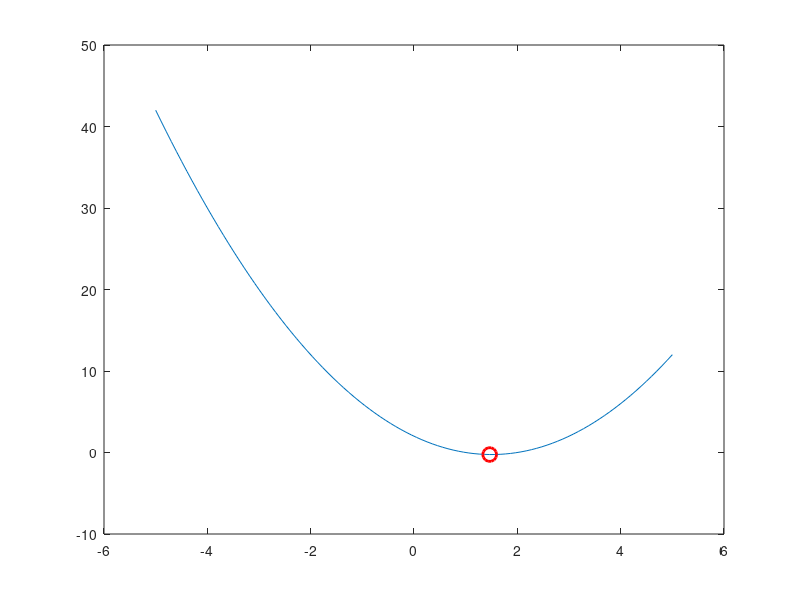

Write MATLAB code to recreate this figure.
clc; clear all;

x = linspace(-5,5);
fx = x.^2 - 3*x + 2;
[minValue, minIndex] = min(fx);
minX = x(minIndex);
figure;
plot(x,fx)
hold on;
plot(minX, minValue, 'ro', "MarkerSize", 10, 'LineWidth', 2)